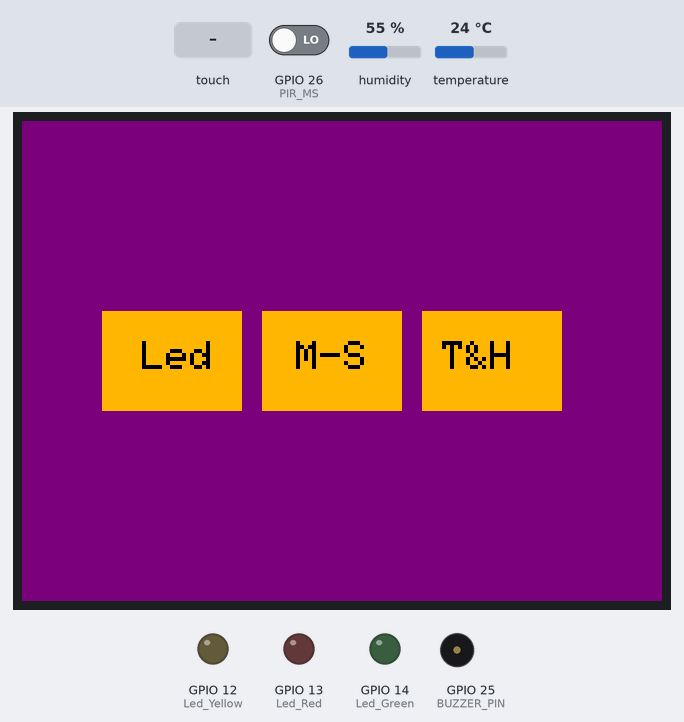
The sketch below on a simulated ESP32. On the bench: 320×240 colour display, output pins drawn as LEDs (lit = HIGH), buzzer (waves = sounding, pin HIGH). Inputs (shaded band) come from the test bench; at power-on: GPIO 26 (PIR_MS) LOW, humidity 55 %, temperature 24 °C. What the sketch prints to the serial monitor is not drawn.

Above: at 1.5 s.
1.6 s: screen touched at 13 % across, 50 % down
At 2.6 s:
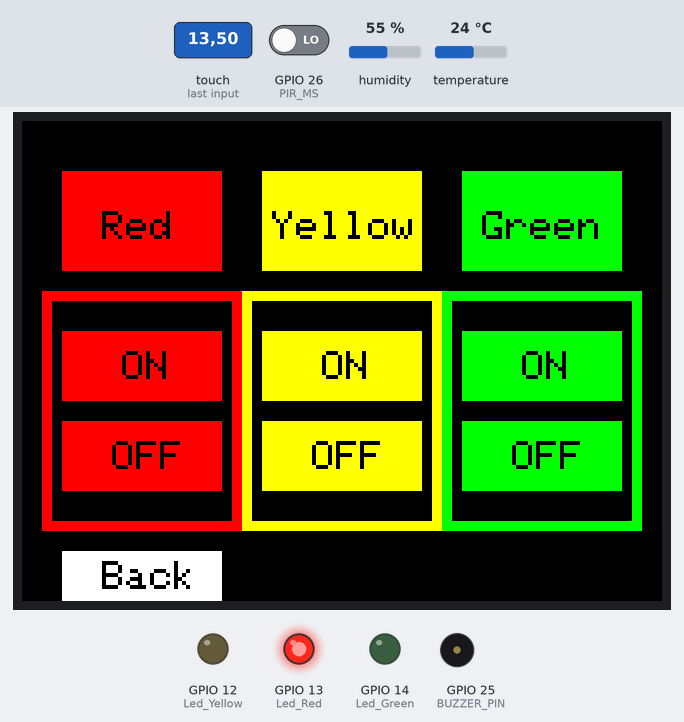
3.2 s: screen touched at 38 % across, 50 % down
At 4.3 s:
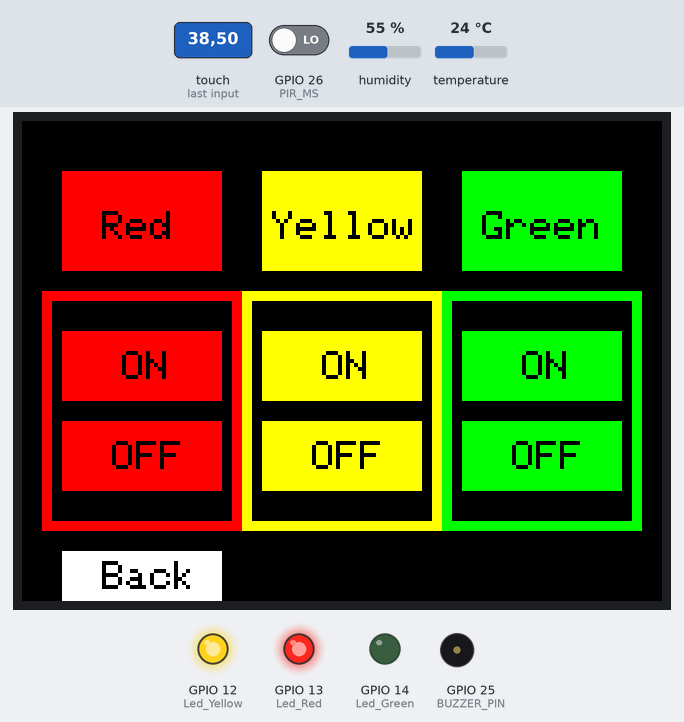
4.7 s: screen touched at 87 % across, 50 % down
At 5.4 s:
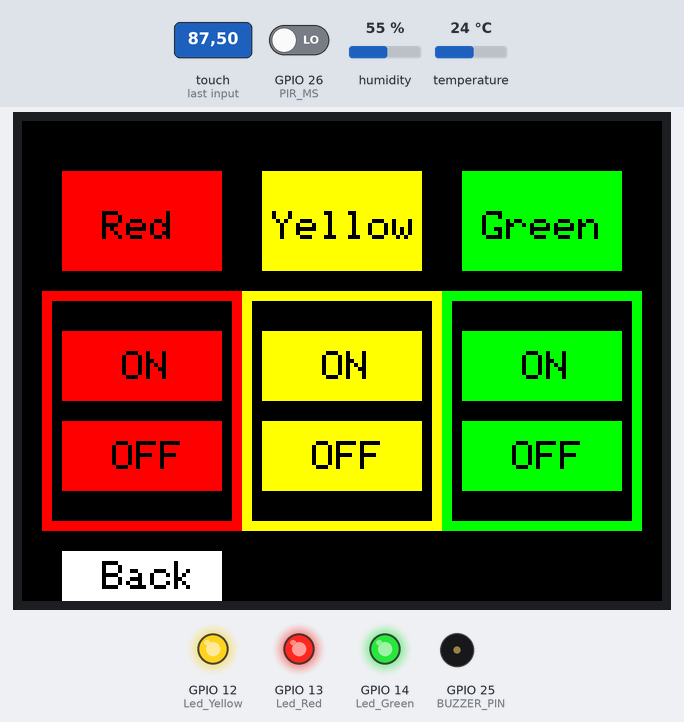
6.2 s: screen touched at 13 % across, 70 % down
At 6.6 s:
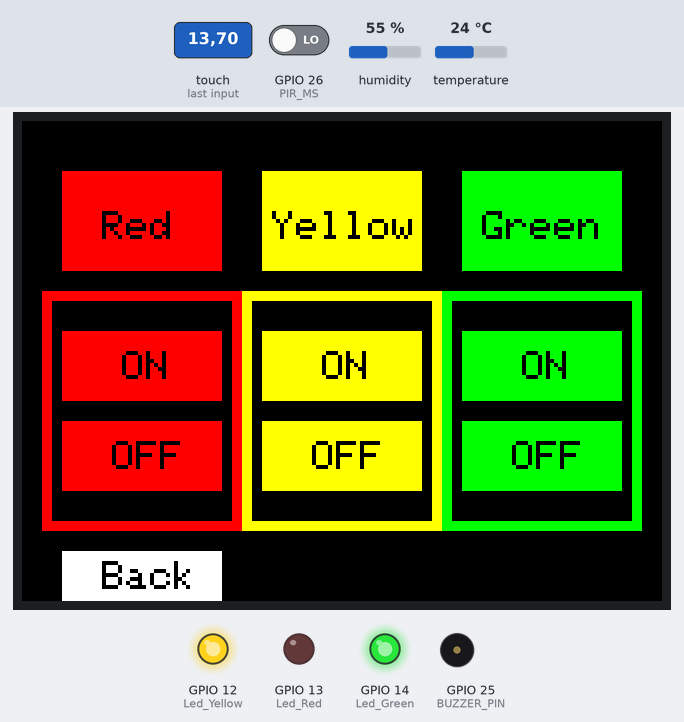
7.7 s: screen touched at 38 % across, 70 % down
At 8.9 s:
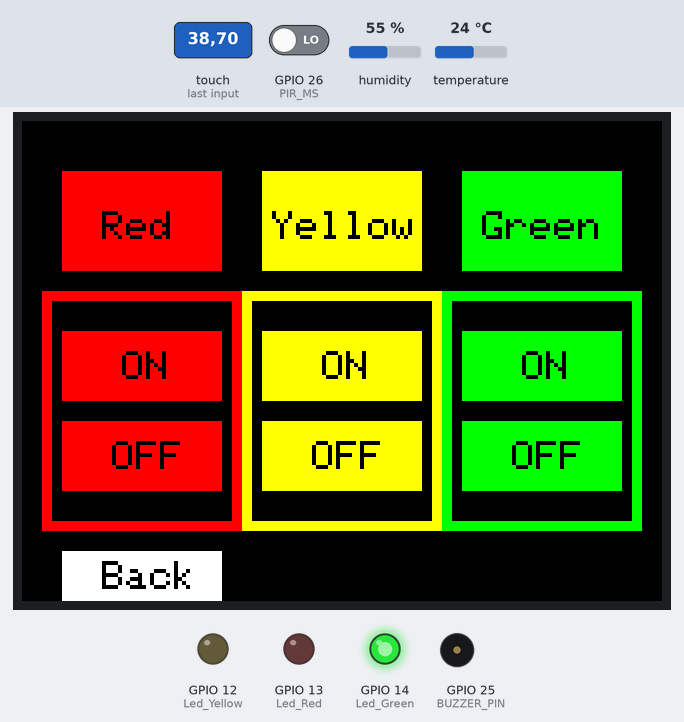
9.2 s: screen touched at 87 % across, 70 % down
At 10.1 s:
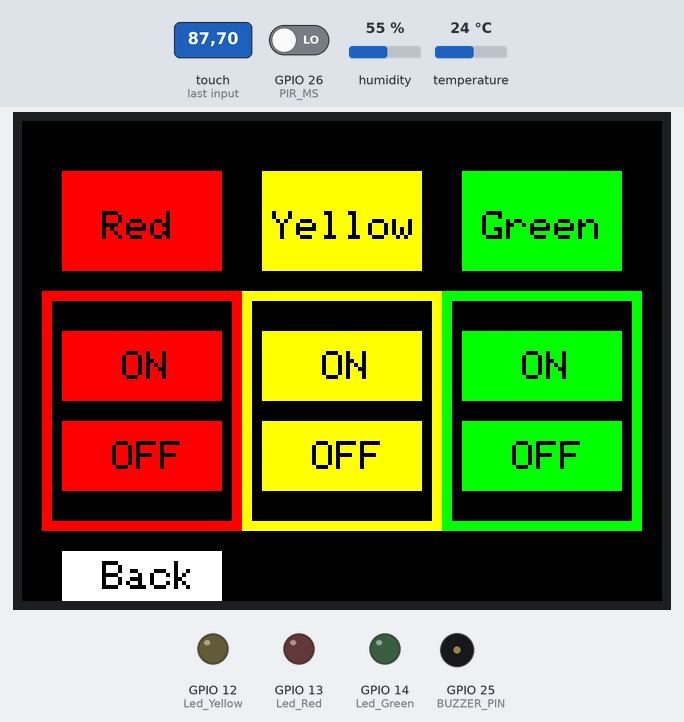
Timing chart, 0 to 11.7 s (numbered marks = the images above; inputs shaded):
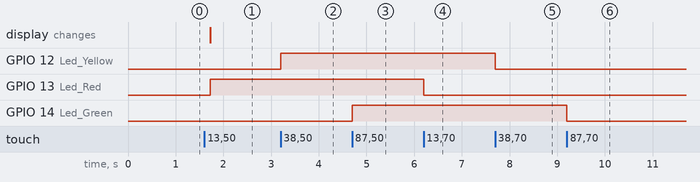

The sketch:

backup28April.ino
```cpp
#include <SPI.h>
#include <TFT_eSPI.h>      // Hardware-specific library
#include <DHT.h>

#define DHT_PIN 27
#define PIR_MS 26
#define BUZZER_PIN 25

int state = LOW;             // by default, no motion detected
int val = 0;     // variable to store the sensor status (value)

#define DHT_TYPE DHT11
DHT dht (DHT_PIN, DHT_TYPE);
#define LABEL1_FONT &FreeSansOblique12pt7b // Key label font 1
#define LABEL2_FONT &FreeSansBold12pt7b    // Key label font 2
TFT_eSPI tft = TFT_eSPI(); // Invoke custom library

#define Led_Red 13
#define Led_Yellow 12
#define Led_Green 14

//------------------------------------------------------------------------------------------

void screen1();
void screen2();
void screen3();
void screen4();

void setup() {
  // Use serial port
  Serial.begin(115200);
  // Initialise the TFT screen
  tft.init();
  pinMode(PIR_MS, INPUT);
  pinMode(BUZZER_PIN, OUTPUT);       // set ESP32 pin to output mode
  // Set the rotation to the orientation you wish to use in your project before calibration
  // (the touch coordinates returned then correspond to that rotation only)
  tft.setRotation(1);
 uint16_t calData[5] = { 320, 3409, 376, 3454, 3 };//{ 560, 3357, 314, 3438, 7 };//
  tft.setTouch(calData);
    // Clear the screen
  tft.fillScreen(TFT_WHITE);
  //tft.drawCentreString("Touch screen to test!",tft.width()/2, tft.height()/2, 2);
   screen1();

  dht.begin();

    pinMode(Led_Red, OUTPUT );
    pinMode(Led_Yellow, OUTPUT );
    pinMode(Led_Green, OUTPUT );

}


//------------------------------------------------------------------------------------------

void loop(void)
{
  uint16_t x = 0, y = 0; // To store the touch coordinates

  // Pressed will be set true is there is a valid touch on the screen
  bool pressed = tft.getTouch(&x, &y);

  // Draw a white spot at the detected coordinates
  if (pressed) {
    Serial.print("x,y = ");
    Serial.print(x);
    Serial.print(",");
    Serial.println(y);
    checkBtn(x,y);
  }

  float temperature = dht.readTemperature();
  float humidity = dht.readHumidity();

  //begin PIR MS
  val = digitalRead(PIR_MS);   // read sensor value
  if (val == HIGH){ // open if loop
    digitalWrite(Led_Red, HIGH); // turn on
    digitalWrite(BUZZER_PIN, HIGH); // turn on
    Serial.println("Suspicious Movement Detected!");
    delay(100);
  }
} // end void loop
```

checkbutton.ino
```cpp
void checkBtn(uint16_t x, uint16_t y) {
  Serial.println("enter to check");
  if (x > 40 && x < 110 && y > 95 && y < 145)
   {Serial.println("screen2");
    screen2();}
  if (x > 200 && x < 270 && y > 95 && y < 145)
  {Serial.println("screen3");
    screen3();}
  if (x > 120 && x < 190 && y > 95 && y < 145)
  {Serial.println("screen4");
    screen4();}
}
```

screen1.ino
```cpp
void screen1() // start screen1
{
  tft.fillScreen(TFT_PURPLE);

  tft.fillRect(40, 95, 70, 50, TFT_ORANGE);
  tft.setTextColor(TFT_BLACK);
  tft.setTextSize(2);
  tft.drawString("Led",60 ,110 );

  tft.fillRect(200, 95, 70, 50, TFT_ORANGE);
  tft.setTextColor(TFT_BLACK);
  tft.setTextSize(2);
  tft.drawString("T&H",210 ,110 );

  tft.fillRect(120, 95, 70, 50, TFT_ORANGE);
  tft.setTextColor(TFT_BLACK);
  tft.setTextSize(2);
  tft.drawString("M-S",137 ,110 );

}
```

screen2.ino
```cpp
void screen2() //Screen 2!
{
  tft.fillScreen(TFT_BLACK);
  tft.fillRect(20, 25, 80, 50, TFT_RED);      // RED
   tft.setTextColor(TFT_BLACK);
  tft.setTextSize(2);

  tft.drawString("Red",40 ,45 );
  //==============================

  tft.fillRect(120, 25, 80, 50, TFT_YELLOW);   // yellow
   tft.setTextColor(TFT_BLACK);
  tft.setTextSize(2);

  tft.drawString("Yellow",125 ,45 );
  //==============================

  tft.fillRect(220, 25, 80, 50, TFT_GREEN);    // green
   tft.setTextColor(TFT_BLACK);
  tft.setTextSize(2);

  tft.drawString("Green",230 ,45 );

  //==============================
                                                                     // on button
  tft.fillRect(20, 105, 80, 35, TFT_RED);      // RED
   tft.setTextColor(TFT_BLACK);
  tft.setTextSize(2);

  tft.drawString("ON",50 ,115 );
  //==============================

  tft.fillRect(120, 105, 80, 35, TFT_YELLOW);   // yellow
  tft.setTextColor(TFT_BLACK);
  tft.setTextSize(2);

  tft.drawString("ON",150 ,115);
  //==============================

  tft.fillRect(220, 105, 80, 35, TFT_GREEN);    // green
   tft.setTextColor(TFT_BLACK);
  tft.setTextSize(2);

  tft.drawString("ON",250 ,115);
  //==============================


  //RED STROKE
  tft.fillRect(10, 85, 100, 5, TFT_RED);
  tft.fillRect(10, 200, 100, 5, TFT_RED);
  tft.fillRect(10, 85, 5, 115, TFT_RED);
  tft.fillRect(105, 85, 5, 115, TFT_RED);

  //YELLOW STROKE
  tft.fillRect(110, 85, 100, 5, TFT_YELLOW);
  tft.fillRect(110, 200, 100, 5, TFT_YELLOW);
  tft.fillRect(110, 85, 5, 115, TFT_YELLOW);
  tft.fillRect(205, 85, 5, 115, TFT_YELLOW);

  //GREEN STROKE
  tft.fillRect(210, 85, 100, 5, TFT_GREEN);
  tft.fillRect(210, 200, 100, 5, TFT_GREEN);
  tft.fillRect(210, 85, 5, 115, TFT_GREEN);
  tft.fillRect(305, 85, 5, 115, TFT_GREEN);
  //==============================
                                                                     // off button
  tft.fillRect(20, 150, 80, 35, TFT_RED);      // RED
  tft.setTextColor(TFT_BLACK);
  tft.setTextSize(2);

  tft.drawString("OFF",45 ,160 );
  //==============================

  tft.fillRect(120, 150, 80, 35, TFT_YELLOW);   // yellow
  tft.setTextColor(TFT_BLACK);
  tft.setTextSize(2);

  tft.drawString("OFF",145 ,160);
  //==============================

  tft.fillRect(220, 150, 80, 35, TFT_GREEN);    // green
  tft.setTextColor(TFT_BLACK);
  tft.setTextSize(2);

  tft.drawString("OFF",245 ,160);

  //==============================

  tft.fillRect(20, 215, 80, 50, TFT_WHITE);     //Back to Screen 1
  tft.setTextColor(TFT_BLACK);
  tft.setTextSize(2);

  tft.drawString("Back",40 ,220 );

  //========================

  uint16_t x = 0, y = 0; // To store the touch coordinates
  do{
  bool pressed = tft.getTouch(&x, &y);

  // Draw a white spot at the detected coordinates
  if (pressed) {
    Serial.print("x,y = ");
    Serial.print(x);
    Serial.print(",");
    Serial.println(y);
    //checkBtn(x,y);
  }
     if (x>20 && x<100 && y>105 &&y<140)
     digitalWrite(Led_Red, HIGH) ;
//=========================================================== red off
     if (x>20 && x<100 && y>150 &&y<185)
     digitalWrite(Led_Red, LOW);
//=========================================================== yellow on
     if (x>120 && x<200 && y>105 &&y<140)
     digitalWrite(Led_Yellow, HIGH);
//=========================================================== yellow off
     if (x>120 && x<200 && y>150 &&y<185)
     digitalWrite(Led_Yellow, LOW);
//=========================================================== green on
     if (x>220 && x<300 && y>105 &&y<140)
     digitalWrite(Led_Green, HIGH);
//=========================================================== green off
     if (x>220 && x<300 && y>150 &&y<185)
     digitalWrite(Led_Green, LOW);
//=========================================================== traffic_light

 } // End of "Do" loop

  while (!((x>220 && x<300 && y>215 && y<265) || (x>20 && x<100 && y>215 && y<265)));
   if (x>20 && x<100 && y>215 && y<265){ // goes to screen 1 from screen 2
      screen1();
   }

    delay(1000);
} //End of screen 2a
```

screen3.ino
```cpp
void screen3()
{
  tft.fillScreen(TFT_BLACK);
  tft.fillRect(20, 215, 80, 50, TFT_WHITE);     //Back to Screen 1
  tft.setTextColor(TFT_BLACK);
  tft.setTextSize(2);

  tft.drawString("Back",40 ,220 );

  //========================

   uint16_t x = 0, y = 0; // To store the touch coordinates
  do{
  // Pressed will be set true is there is a valid touch on the screen
  bool pressed = tft.getTouch(&x, &y);

  // Draw a white spot at the detected coordinates
  if (pressed) {
    Serial.print("x,y = ");
    Serial.print(x);
    Serial.print(",");
    Serial.println(y);
    //checkBtn(x,y);

    tft.setTextColor(TFT_WHITE);
    tft.setTextSize(2);
  }

  float temperature = dht.readTemperature();
  float humidity = dht.readHumidity();
  tft.setCursor(0, 0);
  tft.print("Temperature: ");
  tft.print(temperature);
  tft.print(" C");
  tft.setCursor(0, 30);
  tft.print("Humidity: ");
  tft.print(humidity);
  tft.print("%");
  delay(200);
  tft.fillRect(0, 0, 850, 100, TFT_BLACK);

  }

// ..........................................................................................................................................
  while (!((x>20 && x<100 && y>215 && y<265)));
  //220, 215, 80, 50
    if (x>20 && x<100 && y>215 && y<265)
      screen1();
//if (x>220 && x<300 && y>215 && y<265)
//screen2();
    delay(2000);
  }
```

screen4.ino
```cpp
void screen4() // start screen4
{
  bool flag=false;

  tft.fillScreen(TFT_YELLOW);

  //======================================
  tft.fillRect(20, 215, 80, 50, TFT_WHITE);     //Back to Screen 1
  tft.setTextColor(TFT_BLACK);
  tft.setTextSize(2);

  tft.drawString("Back",40 ,220 );

  //======================================

  uint16_t x = 0, y = 0; // To store the touch coordinates
  do{
  bool pressed = tft.getTouch(&x, &y);

  // Draw a white spot at the detected coordinates
  if (pressed) {
    Serial.print("x,y = ");
    Serial.print(x);
    Serial.print(",");
    Serial.println(y);
    //checkBtn(x,y);
  } // end if

  tft.fillRect(80, 95, 150, 50, TFT_BLACK);
  tft.setTextColor(TFT_WHITE);
  tft.setTextSize(2);
  tft.drawString("Stop Alarm",100 ,110 );

  if (x>120&& x<200 && y>95 && y<145 && flag==false){
     digitalWrite(Led_Yellow, LOW); //turn off
     digitalWrite(Led_Red, LOW); //turn off
     digitalWrite(BUZZER_PIN, LOW);  // turn off
     Serial.println("Alarm stopped");
     delay(200);
     flag = true;
  }
 } // end do loop

   while (! (x>20 && x<100 && y>215 && y<265));
   if (x>20 && x<100 && y>215 && y<265) // goes to screen 1 from screen 4
   flag=false; // restarts the ability to alart suspicious movement
      screen1();

      delay(1000);
} // end screen 4
```

Measured:
- after the input at 1.6 s, GPIO 13 (Led_Red): LOW → HIGH after 0.12 s; the display: changes after 0.12 s (image 1)
- after the input at 3.2 s, GPIO 12 (Led_Yellow): LOW → HIGH at once
- after the input at 4.7 s, GPIO 14 (Led_Green): LOW → HIGH at once
- after the input at 6.2 s, GPIO 13 (Led_Red): HIGH → LOW at once
- after the input at 7.7 s, GPIO 12 (Led_Yellow): HIGH → LOW at once
- after the input at 9.2 s, GPIO 14 (Led_Green): HIGH → LOW at once
